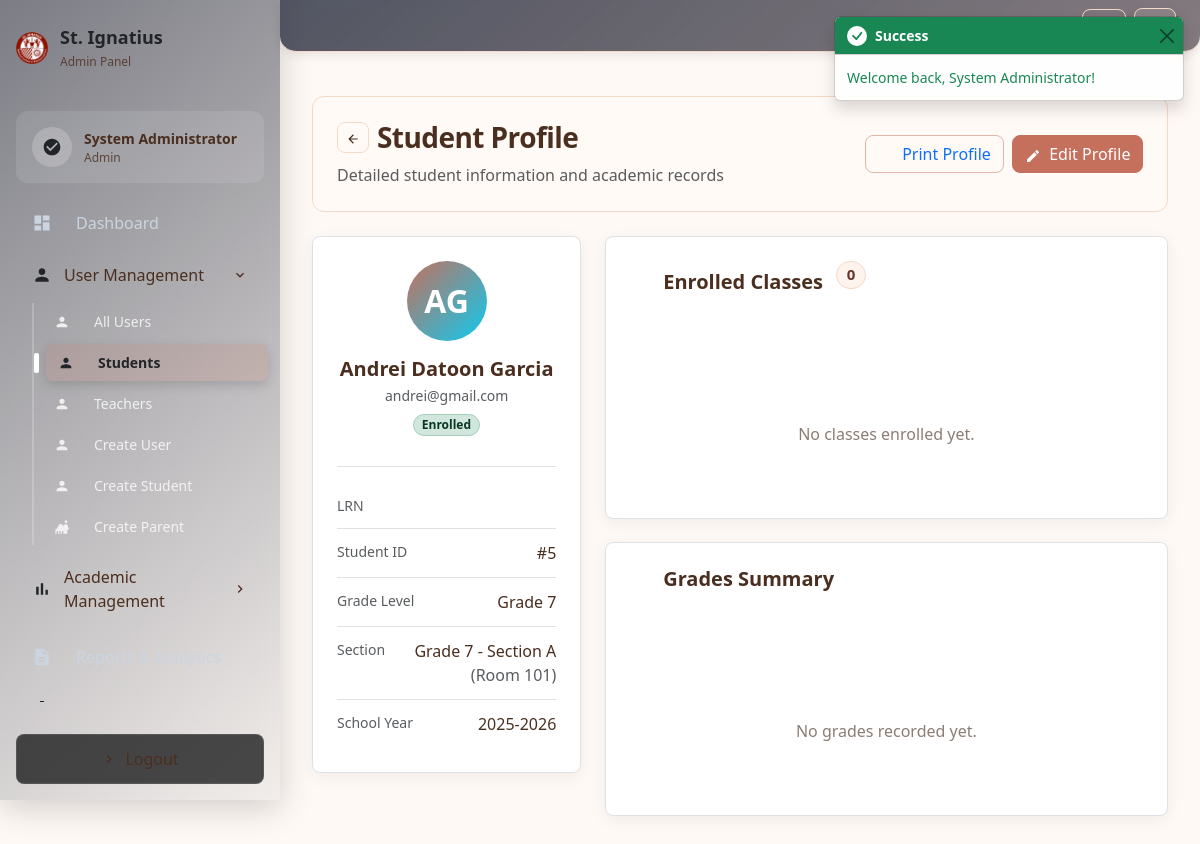
Page /admin/view-student?id=5 (signed in) on the committed database.
### tables this page shows
CREATE TABLE `students` (
  `id` int(10) UNSIGNED NOT NULL,
  `user_id` int(10) UNSIGNED NOT NULL,
  `lrn` varchar(20) DEFAULT NULL,
  `first_name` varchar(100) DEFAULT NULL,
  `last_name` varchar(100) DEFAULT NULL,
  `middle_name` varchar(100) DEFAULT NULL,
  `birth_date` date DEFAULT NULL,
  `gender` enum('male','female','other') DEFAULT NULL,
  `contact_number` varchar(20) DEFAULT NULL,
  `address` text DEFAULT NULL,
  `guardian_name` varchar(191) DEFAULT NULL,
  `guardian_contact` varchar(20) DEFAULT NULL,
  `guardian_relationship` varchar(50) DEFAULT NULL,
  `grade_level` tinyint(3) UNSIGNED DEFAULT NULL,
  `section_id` int(10) UNSIGNED DEFAULT NULL,
  `school_year` varchar(10) DEFAULT '2025-2026',
  `enrollment_status` enum('enrolled','transferred','dropped','graduated') DEFAULT 'enrolled',
  `previous_school` varchar(191) DEFAULT NULL,
  `medical_conditions` text DEFAULT NULL,
  `allergies` text DEFAULT NULL,
  `emergency_contact_name` varchar(191) DEFAULT NULL,
  `emergency_contact_number` varchar(20) DEFAULT NULL,
  `emergency_contact_relationship` varchar(50) DEFAULT NULL,
  `profile_picture` varchar(255) DEFAULT NULL,
  `notes` text DEFAULT NULL,
  `date_enrolled` date DEFAULT NULL,
  `date_graduated` date DEFAULT NULL,
  `status` enum('enrolled','transferred','graduated','dropped') DEFAULT 'enrolled',
  `created_at` timestamp NOT NULL DEFAULT current_timestamp(),
  `updated_at` timestamp NOT NULL DEFAULT current_timestamp() ON UPDATE current_timestamp()
);

CREATE TABLE `users` (
  `id` int(10) UNSIGNED NOT NULL,
  `role` enum('admin','teacher','adviser','student','parent') NOT NULL,
  `email` varchar(191) NOT NULL,
  `password_hash` varchar(255) NOT NULL,
  `name` varchar(191) NOT NULL,
  `phone` varchar(20) DEFAULT NULL,
  `address` text DEFAULT NULL,
  `created_at` timestamp NOT NULL DEFAULT current_timestamp(),
  `updated_at` timestamp NOT NULL DEFAULT current_timestamp() ON UPDATE current_timestamp(),
  `status` enum('pending','active','suspended') DEFAULT 'pending',
  `requested_role` enum('admin','teacher','adviser','student','parent') DEFAULT NULL,
  `approved_by` int(10) UNSIGNED DEFAULT NULL,
  `approved_at` timestamp NULL DEFAULT NULL,
  `linked_student_user_id` int(10) UNSIGNED DEFAULT NULL,
  `parent_relationship` enum('father','mother','guardian','grandparent','other') DEFAULT NULL
);

CREATE TABLE `sections` (
  `id` int(10) UNSIGNED NOT NULL,
  `name` varchar(100) NOT NULL,
  `grade_level` tinyint(3) UNSIGNED NOT NULL,
  `room` varchar(50) DEFAULT NULL,
  `max_students` int(11) DEFAULT 50,
  `school_year` varchar(10) NOT NULL DEFAULT '2025-2026',
  `adviser_id` int(10) UNSIGNED DEFAULT NULL,
  `description` text DEFAULT NULL,
  `is_active` tinyint(1) DEFAULT 1,
  `created_at` timestamp NOT NULL DEFAULT current_timestamp()
);

### app/Controllers/AdminController.php (called while the page is built, shortened)
<?php
class AdminController extends Controller
{
    public function viewStudent(): void
    {
        $user = Session::get('user');
        $studentId = isset($_GET['id']) ? (int)$_GET['id'] : 0;
        $config = require BASE_PATH . DIRECTORY_SEPARATOR . 'config' . DIRECTORY_SEPARATOR . 'config.php';
        $pdo = Database::connection($config['database']);
        try {
            $stmt = $pdo->prepare('
                SELECT
                    s.*,
                    u.email,
                    u.status as user_status,
                    u.name as full_name_alt,
                    u.created_at as user_created_at,
                    sec.name as section_name,
                    sec.grade_level as section_grade,
                    sec.room as section_room,
                    adv_u.name as adviser_name,
                    adv_u.email as adviser_email
                FROM students s
                JOIN users u ON s.user_id = u.id
                LEFT JOIN sections sec ON s.section_id = sec.id
                LEFT JOIN teachers adv_t ON sec.adviser_id = adv_t.id
                LEFT JOIN users adv_u ON adv_t.user_id = adv_u.id
                WHERE s.id = ?
            ');
            $stmt->execute([$studentId]);
            $student = $stmt->fetch(PDO::FETCH_ASSOC);
            $classesStmt = $pdo->prepare('
                SELECT
                    c.id as class_id,
                    sub.name as subject_name,
                    sub.code as subject_code,
                    sec.name as section_name,
                    c.schedule,
                    c.room,
                    u.name as teacher_name,
                    u.email as teacher_email,
                    sc.status as enrollment_status
                FROM student_classes sc
                JOIN classes c ON sc.class_id = c.id
                JOIN subjects sub ON c.subject_id = sub.id
                JOIN sections sec ON c.section_id = sec.id
                JOIN teachers t ON c.teacher_id = t.id
                JOIN users u ON t.user_id = u.id
                WHERE sc.student_id = ? AND c.is_active = 1
                ORDER BY sub.name
            ');
            $classesStmt->execute([$studentId]);
            $classes = $classesStmt->fetchAll(PDO::FETCH_ASSOC);
            $gradesStmt = $pdo->prepare('
                SELECT
                    sub.name as subject_name,
                    sub.code as subject_code,
                    AVG(g.grade_value) as average_grade,
                    COUNT(g.id) as total_grades,
                    MAX(g.graded_at) as last_graded
                FROM grades g
                JOIN subjects sub ON g.subject_id = sub.id
                WHERE g.student_id = ?
                GROUP BY sub.id, sub.name, sub.code
                ORDER BY sub.name
            ');
            $gradesStmt->execute([$studentId]);
            $gradesSummary = $gradesStmt->fetchAll(PDO::FETCH_ASSOC);
            $attendanceStmt = $pdo->prepare('
                SELECT
                    COUNT(*) as total_records,
                    COUNT(CASE WHEN status = "present" THEN 1 END) as present,
                    COUNT(CASE WHEN status = "late" THEN 1 END) as late,
                    COUNT(CASE WHEN status = "absent" THEN 1 END) as absent,
                    COUNT(CASE WHEN status = "excused" THEN 1 END) as excused
                FROM attendance
                WHERE student_id = ?
            ');
            $attendanceStmt->execute([$studentId]);
            $attendanceStats = $attendanceStmt->fetch(PDO::FETCH_ASSOC);
            $attendanceRate = 0;
            $overallGPA = 0;
            $this->view->render('admin/view-student', [
                'title' => 'Student Profile - ' . ($student['first_name'] . ' ' . $student['last_name']),
                'user' => $user,
                'activeNav' => 'students',
                'student' => $student,
                'classes' => $classes,
                'gradesSummary' => $gradesSummary,
                'attendanceStats' => $attendanceStats,
                'attendanceRate' => $attendanceRate,
                'overallGPA' => $overallGPA
            ], 'layouts/dashboard');
        } catch (\Exception $e) {
            \Helpers\ErrorHandler::internalServerError('Error loading student profile: ' . $e->getMessage());
        }
    }
}

### app/bootstrap.php (called while the page is built, shortened)
<?php
spl_autoload_register(function (string $class): void {
    $prefixes = [
        'Core' => APP_PATH . DIRECTORY_SEPARATOR . 'Core',
        'Controllers' => APP_PATH . DIRECTORY_SEPARATOR . 'Controllers',
        'Models' => APP_PATH . DIRECTORY_SEPARATOR . 'Models',
        'Helpers' => APP_PATH . DIRECTORY_SEPARATOR . 'Helpers',
        'Services' => APP_PATH . DIRECTORY_SEPARATOR . 'Services',
        'App' => APP_PATH,
    ];
    foreach ($prefixes as $ns => $dir) {
        $nsPrefix = $ns . '\\';
        if (str_starts_with($class, $nsPrefix)) {
            $relative = substr($class, strlen($nsPrefix));
            $path = $dir . DIRECTORY_SEPARATOR . str_replace('\\', DIRECTORY_SEPARATOR, $relative) . '.php';
            return;
        }
    }
});
$router = new Core\Router();
$router->dispatch($_SERVER['REQUEST_METHOD'] ?? 'GET', $_SERVER['REQUEST_URI'] ?? '/');

### public/index.php (called while the page is built, shortened)
<?php
require_once APP_PATH . DIRECTORY_SEPARATOR . 'bootstrap.php';

### app/Helpers/Url.php (called while the page is built, shortened)
<?php
class Url
{
    public static function basePath(): string
    {
        $scriptName = $_SERVER['SCRIPT_NAME'] ?? '';
        $dir = rtrim(str_replace('\\', '/', dirname($scriptName)), '/');
        return $dir === '/' ? '' : $dir;
    }
    public static function to(string $path = '/'): string
    {
        $normalized = '/' . ltrim($path, '/');
        return self::basePath() . ($normalized === '//' ? '/' : $normalized);
    }
}

### resources/views/admin/view-student.php (the view, shortened to what this page needs)
<div class="dashboard-header mb-4">
  <div class="d-flex justify-content-between align-items-center flex-wrap gap-3">
    <div>
      <div class="d-flex align-items-center gap-2 mb-2">
        <a href="<?= \Helpers\Url::to('/admin/students') ?>" class="btn btn-sm btn-outline-secondary">
          <svg width="14" height="14" fill="currentColor">
            <use href="#icon-arrow-left"></use>
          </svg>
        </a>
        <h1 class="h3 fw-bold mb-0">Student Profile</h1>
      </div>
      <p class="text-muted mb-0">Detailed student information and academic records</p>
    </div>
    <div class="d-flex gap-2">
      <button class="btn btn-outline-primary" onclick="window.print()">
        <svg width="16" height="16" fill="currentColor" class="me-1">
          <use href="#icon-printer"></use>
        </svg>
        Print Profile
      </button>
      <a href="<?= \Helpers\Url::to('/admin/create-student?edit=' . $student['id']) ?>" class="btn btn-primary">
        <svg width="16" height="16" fill="currentColor" class="me-1">
          <use href="#icon-edit"></use>
        </svg>
        Edit Profile
      </a>
    </div>
  </div>
</div>
<div class="row">
  <div class="col-lg-4">
    <div class="surface p-4 mb-4">
      <div class="text-center mb-4">
        <div class="avatar-lg mb-3 mx-auto">
          <?= strtoupper(substr($student['first_name'] ?? 'S', 0, 1) . substr($student['last_name'] ?? 'T', 0, 1)) ?>
        </div>
        <h5 class="mb-1">
          <?= htmlspecialchars(trim(($student['first_name'] ?? '') . ' ' . ($student['middle_name'] ?? '') . ' ' . ($student['last_name'] ?? ''))) ?>
        </h5>
        <div class="text-muted small mb-2"><?= htmlspecialchars($student['email'] ?? '') ?></div>
        <?php
          $statusClass = match($student['enrollment_status'] ?? 'enrolled') {
            'enrolled' => 'success',
            'transferred' => 'info',
            'dropped' => 'danger',
            'graduated' => 'primary',
            default => 'secondary'
          };
        ?>
        <span class="badge bg-<?= $statusClass ?>-subtle text-<?= $statusClass ?>">
          <?= ucfirst($student['enrollment_status'] ?? 'Enrolled') ?>
        </span>
      </div>
      <div class="border-top pt-3">
        <div class="info-row">
          <span class="info-label">LRN</span>
        </div>
        <div class="info-row">
          <span class="info-label">Student ID</span>
          <span class="info-value">#<?= $student['id'] ?></span>
        </div>
        <div class="info-row">
          <span class="info-label">Grade Level</span>
          <span class="info-value">Grade <?= $student['grade_level'] ?></span>
        </div>
        <div class="info-row">
          <span class="info-label">Section</span>
          <span class="info-value">
            <?= htmlspecialchars($student['section_name'] ?? 'Unassigned') ?>
            <?php if ($student['section_room']): ?>
              <span class="text-muted">(<?= htmlspecialchars($student['section_room']) ?>)</span>
            <?php endif; ?>
          </span>
        </div>
        <div class="info-row">
          <span class="info-label">School Year</span>
          <span class="info-value"><?= htmlspecialchars($student['school_year'] ?? '') ?></span>
        </div>
      </div>
    </div>
  </div>
  <div class="col-lg-8">
    <div class="surface p-4 mb-4">
      <h5 class="fw-bold mb-3">
        <svg width="20" height="20" fill="currentColor" class="me-2">
          <use href="#icon-book"></use>
        </svg>
        Enrolled Classes
        <span class="badge bg-primary-subtle text-primary ms-2"><?= count($classes) ?></span>
      </h5>
      <?php if (empty($classes)): ?>
        <div class="text-center py-5 text-muted">
          <svg width="48" height="48" fill="currentColor" class="mb-3 opacity-50">
            <use href="#icon-book-open"></use>
          </svg>
          <p class="mb-0">No classes enrolled yet.</p>
        </div>
      <?php endif; ?>
    </div>
    <div class="surface p-4 mb-4">
      <h5 class="fw-bold mb-3">
        <svg width="20" height="20" fill="currentColor" class="me-2">
          <use href="#icon-bar-chart"></use>
        </svg>
        Grades Summary
      </h5>
      <?php if (empty($gradesSummary)): ?>
        <div class="text-center py-5 text-muted">
          <svg width="48" height="48" fill="currentColor" class="mb-3 opacity-50">
            <use href="#icon-file-text"></use>
          </svg>
          <p class="mb-0">No grades recorded yet.</p>
        </div>
      <?php endif; ?>
    </div>
  </div>
</div>

### rows in the picture
students: first_name+last_name "AG", first_name+middle_name+last_name "Andrei Datoon Garcia", user.email "andrei@gmail.com", enrollment_status "Enrolled", id "5", grade_level "7", section.name "Grade 7 - Section A", section.room "Room 101", school_year "2025-2026"

### other values in the picture
$role "Admin"
$user['name'] "System Administrator"
count($classes) "0"
